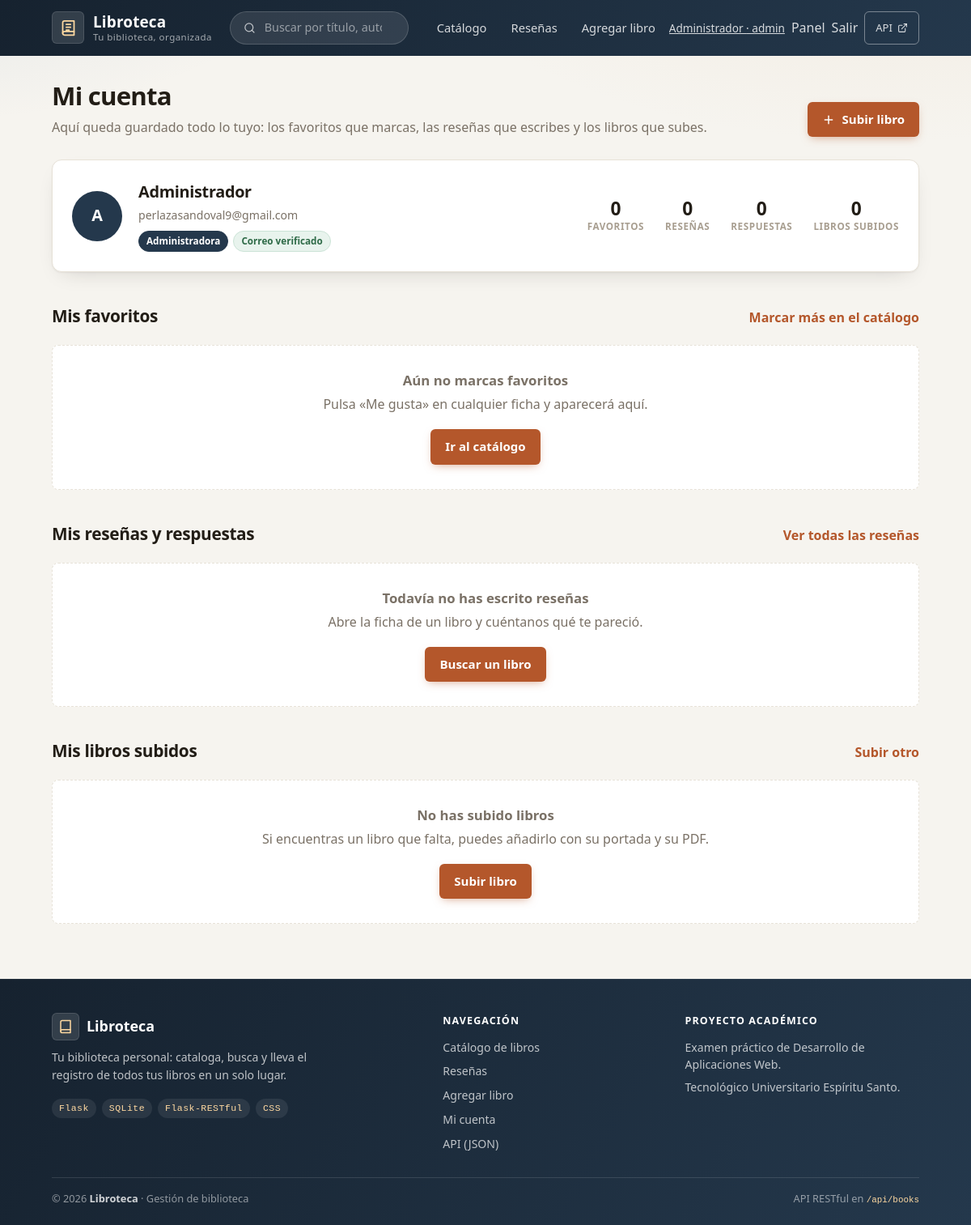
The app's page /mi-cuenta (signed in) with its own data.
### tables this page shows
CREATE TABLE usuarios (
                id INTEGER PRIMARY KEY AUTOINCREMENT,
                nombre TEXT NOT NULL,
                correo TEXT NOT NULL UNIQUE,
                clave_hash TEXT NOT NULL DEFAULT '',
                google_id TEXT UNIQUE,
                avatar_url TEXT NOT NULL DEFAULT '',
                verificado INTEGER NOT NULL DEFAULT 0,
                es_admin INTEGER NOT NULL DEFAULT 0,
                codigo_verificacion TEXT NOT NULL DEFAULT '',
                creado_en TEXT NOT NULL DEFAULT ''
            , bloqueado INTEGER NOT NULL DEFAULT 0);

### routes.py (the view)
@web_bp.route("/mi-cuenta")
@login_required
def mi_cuenta():
    user = current_user()
    stats = models.user_stats(user["id"])
    return render_template(
        "mi_cuenta.html",
        user=user,
        stats=stats,
        favoritos=[dict(b) for b in models.list_favorite_books(user["id"])],
        resenas=[dict(r) for r in models.list_reviews_by_user(user["id"])],
        libros=[dict(b) for b in models.list_books_by_user(user["id"])],
    )

### app.py (called while the page is built)
def make_initials(name):
    parts = [p for p in str(name or "").split()]
    if not parts:
        return "?"
    return (parts[0][0] + (parts[-1][0] if len(parts) > 1 else "")).upper()

@app.context_processor
def inject_current_user():
    return {"current_user": current_user()}

### auth.py (called while the page is built)
def current_user():
    user_id = session.get("user_id")
    if not user_id:
        return None
    user = models.get_user(user_id)
    if not user:
        session.clear()
        return None
    return user

def login_required(view):
    @wraps(view)
    def wrapper(*args, **kwargs):
        if current_user() is None:
            flash("Inicia sesión para continuar.", "error")
            return redirect(url_for("auth.login", next=request.path))
        return view(*args, **kwargs)
    return wrapper

### models.py (called while the page is built)
def connect():
    conn = sqlite3.connect(DATABASE)
    conn.row_factory = sqlite3.Row
    return conn

def get_user(user_id):
    conn = connect()
    row = conn.execute("SELECT * FROM usuarios WHERE id = ?", (user_id,)).fetchone()
    conn.close()
    return row

def list_favorite_books(user_id):
    conn = connect()
    rows = conn.execute(
        """
        SELECT l.* FROM favoritos f
        JOIN libros l ON l.id = f.libro_id
        WHERE f.usuario_id = ?
        ORDER BY l.titulo COLLATE NOCASE
        """,
        (user_id,),
    ).fetchall()
    conn.close()
    return rows

def list_books_by_user(user_id):
    conn = connect()
    rows = conn.execute(
        """
        SELECT * FROM libros
        WHERE usuario_id = ?
        ORDER BY titulo COLLATE NOCASE
        """,
        (user_id,),
    ).fetchall()
    conn.close()
    return rows

def list_reviews_by_user(user_id):
    conn = connect()
    rows = conn.execute(
        """
        SELECT r.*, l.titulo AS libro_titulo, l.autor AS libro_autor
        FROM resenas r
        JOIN libros l ON l.id = r.libro_id
        WHERE r.usuario_id = ?
        ORDER BY r.creado_en DESC, r.id DESC
        """,
        (user_id,),
    ).fetchall()
    conn.close()
    return rows

### templates/mi_cuenta.html (shortened to what this page needs)
{% extends "base.html" %}
{% block content %}
<section class="page-head">
  <div class="page-head-text">
    <h1>Mi cuenta</h1>
    <p>
      Aquí queda guardado todo lo tuyo: los favoritos que marcas, las reseñas que
      escribes y los libros que subes.
    </p>
  </div>
  <a class="btn btn--primary" href="{{ url_for('web.add_book') }}">
    <svg viewBox="0 0 24 24" width="16" height="16" fill="none" stroke="currentColor" stroke-width="2.2" stroke-linecap="round"><line x1="12" y1="5" x2="12" y2="19"/><line x1="5" y1="12" x2="19" y2="12"/></svg>
    Subir libro
  </a>
</section>
<section class="profile-card">
  <span class="profile-avatar">{{ initials(user['nombre']) }}</span>
  <div class="profile-info">
    <h2>{{ user['nombre'] }}</h2>
    <p class="profile-mail">{{ user['correo'] }}</p>
    <p class="profile-tags">
      {% if user['es_admin'] %}<span class="tag tag--admin">Administradora</span>{% endif %}
      {% if user['verificado'] %}
        <span class="tag tag--ok">Correo verificado</span>
      {% else %}
        <span class="tag tag--warn">Correo sin verificar</span>
      {% endif %}
    </p>
  </div>
  <div class="profile-stats">
    <div class="stat">
      <span class="stat-value">{{ stats.favoritos }}</span>
      <span class="stat-label">Favoritos</span>
    </div>
    <div class="stat">
      <span class="stat-value">{{ stats.resenas }}</span>
      <span class="stat-label">Reseñas</span>
    </div>
    <div class="stat">
      <span class="stat-value">{{ stats.respuestas }}</span>
      <span class="stat-label">Respuestas</span>
    </div>
    <div class="stat">
      <span class="stat-value">{{ stats.libros }}</span>
      <span class="stat-label">Libros subidos</span>
    </div>
  </div>
</section>
<section class="profile-block">
  <header class="section-head">
    <h2>Mis favoritos</h2>
    <a class="cta-link" href="{{ url_for('web.index') }}">Marcar más en el catálogo</a>
  </header>
  {% if favoritos %}
    <div class="book-grid">
      {% for book in favoritos %}
      <article class="book-card">
        <a class="book-card-main" href="{{ url_for('web.book_detail', book_id=book['id']) }}">
          <div class="book-cover book-cover--{{ loop.index0 % 6 }}">
            {% set cover_url = book['imagen']|image_url %}
            {% if cover_url %}
              <img class="book-cover-img" src="{{ cover_url }}" alt="Portada de {{ book['titulo'] }}"
                   loading="lazy" onerror="this.onerror=null;this.classList.add('is-broken');">
            {% endif %}
            <div class="book-cover-fallback">
              <span class="book-cover-initials">{{ initials(book['autor']) }}</span>
              <span class="book-cover-title">{{ book['titulo'] }}</span>
            </div>
            <span class="book-genre">{{ book['genero'] }}</span>
          </div>
          <div class="book-card-body">
            <h3 class="book-title">{{ book['titulo'] }}</h3>
            <p class="book-author">por {{ book['autor'] }}</p>
          </div>
        </a>
        <div class="book-card-foot">
          <span class="book-year">{{ book['anio_publicacion'] }}</span>
          <form method="post" action="{{ url_for('web.like_book', book_id=book['id']) }}" data-like="{{ book['id'] }}">
            <button type="submit" class="like-btn like-btn--on" aria-pressed="true">
              <svg class="like-heart like-heart--on" viewBox="0 0 24 24" width="17" height="17" fill="none" stroke="currentColor" stroke-width="2" stroke-linecap="round" stroke-linejoin="round">
                <path d="M20.84 4.61a5.5 5.5 0 0 0-7.78 0L12 5.67l-1.06-1.06a5.5 5.5 0 0 0-7.78 7.78l1.06 1.06L12 21.23c.29-.29.57-.57.91-.95l1.06-1.05 6.87-6.86 1.06-1.06a5.5 5.5 0 0 0 0-7.78z"/>
              </svg>
              <span class="like-text">Favorito</span>
            </button>
          </form>
        </div>
      </article>
      {% endfor %}
    </div>
  {% else %}
    <div class="empty-state empty-state--compact">
      <h3>Aún no marcas favoritos</h3>
      <p>Pulsa «Me gusta» en cualquier ficha y aparecerá aquí.</p>
      <a class="btn btn--primary" href="{{ url_for('web.index') }}">Ir al catálogo</a>
    </div>
  {% endif %}
</section>
<section class="profile-block">
  <header class="section-head">
    <h2>Mis reseñas y respuestas</h2>
    <a class="cta-link" href="{{ url_for('web.resenas') }}">Ver todas las reseñas</a>
  </header>
  {% if resenas %}
    <ul class="review-list">
      {% for review in resenas %}
      <li class="review-item">
        <div class="review-item-head">
          <span class="review-avatar">{{ initials(review['autor_nombre']) }}</span>
          <div>
            <p class="review-author">{{ review['autor_nombre'] }}</p>
            <p class="review-date">
              {% if review['respuesta_a'] %}
                Respondió a una reseña en
              {% else %}
                Reseñó
              {% endif %}
              <a class="cta-link" href="{{ url_for('web.book_detail', book_id=review['libro_id']) }}">{{ review['libro_titulo'] }}</a>
              · {{ review['creado_en'][:10] }}
            </p>
          </div>
          {% if not review['respuesta_a'] %}
            <span class="stars stars--sm" aria-label="Calificación {{ review['calificacion'] }} de 5">
              {% for i in range(1, 6) %}
                <span class="star {{ 'star--on' if i <= review['calificacion'] }}">★</span>
              {% endfor %}
            </span>
          {% endif %}
        </div>
        {% if review['titulo'] %}<h3 class="review-title">{{ review['titulo'] }}</h3>{% endif %}
        <p class="review-text">{{ review['texto'] }}</p>
      </li>
      {% endfor %}
    </ul>
  {% else %}
    <div class="empty-state empty-state--compact">
      <h3>Todavía no has escrito reseñas</h3>
      <p>Abre la ficha de un libro y cuéntanos qué te pareció.</p>
      <a class="btn btn--primary" href="{{ url_for('web.index') }}">Buscar un libro</a>
    </div>
  {% endif %}
</section>
<section class="profile-block">
  <header class="section-head">
    <h2>Mis libros subidos</h2>
    <a class="cta-link" href="{{ url_for('web.add_book') }}">Subir otro</a>
  </header>
  {% if libros %}
    <ul class="review-list">
      {% for book in libros %}
      <li class="review-item review-item--row">
        <div class="review-item-head">
          <span class="review-avatar">{{ initials(book['titulo']) }}</span>
          <div>
            <p class="review-author">{{ book['titulo'] }}</p>
            <p class="review-date">
              por {{ book['autor'] }} · {{ book['genero'] }} · {{ book['anio_publicacion'] }}
              {% if book['pdf'] %} · con PDF{% else %} · sin PDF{% endif %}
            </p>
          </div>
          <a class="btn btn--ghost" href="{{ url_for('web.book_detail', book_id=book['id']) }}">Ver ficha</a>
        </div>
      </li>
      {% endfor %}
    </ul>
  {% else %}
    <div class="empty-state empty-state--compact">
      <h3>No has subido libros</h3>
      <p>Si encuentras un libro que falta, puedes añadirlo con su portada y su PDF.</p>
      <a class="btn btn--primary" href="{{ url_for('web.add_book') }}">Subir libro</a>
    </div>
  {% endif %}
</section>
{% endblock %}

### templates/base.html (shortened to what this page needs)
<!DOCTYPE html>
<html lang="es">
<head>
  <link rel="stylesheet" href="{{ url_for('static', filename='style.css') }}">
</head>
<body>
  <header class="site-header">
    <div class="container header-inner">
      <a class="brand" href="{{ url_for('web.index') }}">
        <span class="brand-mark" aria-hidden="true">
          <svg viewBox="0 0 24 24" width="21" height="21" fill="none" stroke="currentColor" stroke-width="2" stroke-linecap="round" stroke-linejoin="round">
            <path d="M4 19.5A2.5 2.5 0 0 1 6.5 17H20"/>
            <path d="M6.5 2H20v20H6.5A2.5 2.5 0 0 1 4 19.5v-15A2.5 2.5 0 0 1 6.5 2z"/>
            <path d="M9 7h6M9 11h6M9 15h4"/>
          </svg>
        </span>
        <span class="brand-text">
          <strong>Libroteca</strong>
          <small>Tu biblioteca, organizada</small>
        </span>
      </a>
      <form class="nav-search" method="get" action="{{ url_for('web.index') }}" role="search">
        <svg viewBox="0 0 24 24" width="17" height="17" fill="none" stroke="currentColor" stroke-width="2" stroke-linecap="round" stroke-linejoin="round" aria-hidden="true">
          <circle cx="11" cy="11" r="8"/><line x1="21" y1="21" x2="16.65" y2="16.65"/>
        </svg>
        <input type="search" name="q" value="{{ request.args.get('q', '') }}"
               placeholder="Buscar por título, autor o género…" aria-label="Buscar libros">
      </form>
      <nav id="main-nav-drawer" class="main-nav" aria-label="Navegación principal">
        <a class="nav-link {{ 'is-active' if request.path == url_for('web.index') }}" href="{{ url_for('web.index') }}">Catálogo</a>
        <a class="nav-link {{ 'is-active' if request.path == url_for('web.resenas') }}" href="{{ url_for('web.resenas') }}">Reseñas</a>
        <a class="nav-link {{ 'is-active' if request.path == url_for('web.add_book') }}" href="{{ url_for('web.add_book') }}">Agregar libro</a>
        {% if current_user %}
          <form class="nav-form" method="post" action="{{ url_for('auth.logout') }}">
            <a class="nav-user" href="{{ url_for('web.mi_cuenta') }}" title="{{ current_user['correo'] }}">
              {{ current_user['nombre'] }}{% if current_user['es_admin'] %} · admin{% endif %}
            </a>
            {% if current_user['es_admin'] %}
              <a class="nav-link nav-link--button" href="{{ url_for('web.admin_panel') }}">Panel</a>
            {% endif %}
            <button type="submit" class="nav-link nav-link--button">Salir</button>
          </form>
        {% else %}
          <a class="nav-link" href="{{ url_for('auth.login') }}">Ingresar</a>
        {% endif %}
        <a class="nav-link nav-link-api" href="/api/books" target="_blank" rel="noopener" title="Ver la API RESTful en JSON">
          API
          <svg viewBox="0 0 24 24" width="13" height="13" fill="none" stroke="currentColor" stroke-width="2" stroke-linecap="round" stroke-linejoin="round" aria-hidden="true">
            <path d="M18 13v6a2 2 0 0 1-2 2H5a2 2 0 0 1-2-2V8a2 2 0 0 1 2-2h6"/><polyline points="15 3 21 3 21 9"/><line x1="10" y1="14" x2="21" y2="3"/>
          </svg>
        </a>
      </nav>
    </div>
  </header>
  <main class="container">
    {% block content %}{% endblock %}
  </main>
  <footer class="site-footer">
    <div class="container">
      <div class="footer-grid">
        <div class="footer-about">
          <span class="footer-logo">
            <span class="brand-mark" aria-hidden="true">
              <svg viewBox="0 0 24 24" width="18" height="18" fill="none" stroke="currentColor" stroke-width="2" stroke-linecap="round" stroke-linejoin="round">
                <path d="M4 19.5A2.5 2.5 0 0 1 6.5 17H20"/>
                <path d="M6.5 2H20v20H6.5A2.5 2.5 0 0 1 4 19.5v-15A2.5 2.5 0 0 1 6.5 2z"/>
              </svg>
            </span>
            Libroteca
          </span>
          <p>Tu biblioteca personal: cataloga, busca y lleva el registro de todos tus libros en un solo lugar.</p>
          <p class="footer-tech">
            <span>Flask</span><span>SQLite</span><span>Flask-RESTful</span><span>CSS</span>
          </p>
        </div>
        <div class="footer-col">
          <h4>Navegación</h4>
          <ul>
            <li><a href="{{ url_for('web.index') }}">Catálogo de libros</a></li>
            <li><a href="{{ url_for('web.resenas') }}">Reseñas</a></li>
            <li><a href="{{ url_for('web.add_book') }}">Agregar libro</a></li>
            {% if current_user %}
              <li><a href="{{ url_for('web.mi_cuenta') }}">Mi cuenta</a></li>
            {% else %}
              <li><a href="{{ url_for('auth.login') }}">Ingresar</a></li>
            {% endif %}
            <li><a href="/api/books" target="_blank" rel="noopener">API (JSON)</a></li>
          </ul>
        </div>
        <div class="footer-col">
          <h4>Proyecto académico</h4>
          <p>Examen práctico de Desarrollo de Aplicaciones Web.</p>
          <p>Tecnológico Universitario Espíritu Santo.</p>
        </div>
      </div>
      <div class="footer-bottom">
        <span>© 2026 <strong>Libroteca</strong> · Gestión de biblioteca</span>
        <span>API RESTful en <code>/api/books</code></span>
      </div>
    </div>
  </footer>
</body>
</html>

### records on screen
usuarios: nombre "Administrador", nombre "A", correo "perlazasandoval9@gmail.com"

### other values on screen
{{ stats.favoritos }} "0"
{{ stats.resenas }} "0"
{{ stats.respuestas }} "0"
{{ stats.libros }} "0"
